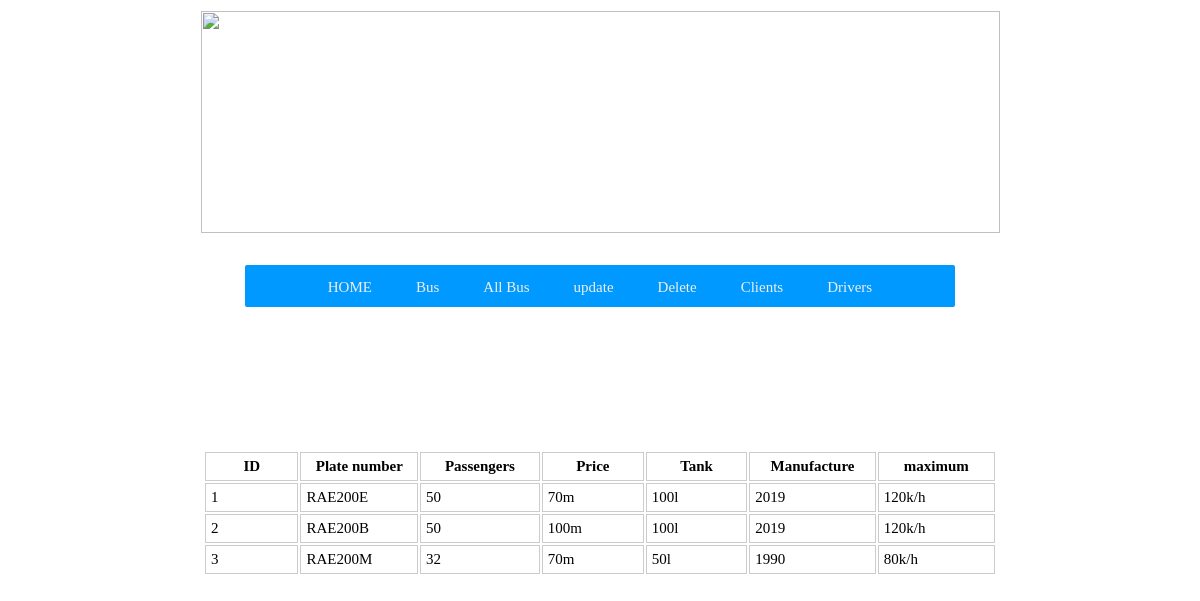
Screenshot of /view1.php with the database file from the repository.
### tables this page shows
CREATE TABLE IF NOT EXISTS `bus` (
  `bus_id` int(20) NOT NULL DEFAULT '0',
  `number_plate` varchar(200) NOT NULL,
  `passengers` varchar(200) NOT NULL,
  `cost` varchar(100) NOT NULL,
  `tank` varchar(200) NOT NULL,
  `manu` varchar(200) NOT NULL,
  `max` varchar(200) NOT NULL,
  PRIMARY KEY (`bus_id`)
);

### view1.php (the view, shortened to what this page needs)
<!DOCTYPE html>
<html>
<head>
    <link href="css.css"rel="stylesheet" type="text/css" />
</head>
<center>
<table border="0" bordercolor="#003399" height="222" width="799">
<tr>
<td width="800"><img src="bus.jpg" height="222" width="799"></td>
</tr>
</table>
</center>
</body>
<body>
<center>
<table border="0" width="800" height="25">
<tr>
<td width="300">
</td>
<td width="250">
</td>
<td width="150">
</td>
</tr>
</table>
</center>
</body>
<body>
<nav id="ddmenu">
<nav id="ddmenu">
    <ul>
       <li class="no-sub">
            <a class="top-heading" href="home.php">HOME</a>            </li>
<li class="no-sub">
            <a class="top-heading" href="new.php">Bus</a>            </li>
        <li class="no-sub">
            <a class="top-heading" href="view1.php">All Bus</a>           </li>
            <li class="no-sub">
            <a class="top-heading" href="update.php">update</a>           </li>
                   <li class="no-sub">
            <a class="top-heading" href="delete1.php">Delete</a>            </li>
            <li class="no-sub">
            <a class="top-heading" href="client.php">Clients</a>           </li>
            <li class="no-sub">
            <a class="top-heading" href="driver.php">Drivers</a>           </li>
    </ul>
</nav>
</body>
<body>
<center>
<table border="0" bordercolor="#003399" height="400" width="800">
<tr>
<td width="550">
<table border="0"  style="margin-top:11px; ">
<tr>
<th width="144" id="idd">ID</th>
<th width="144" id="idd">Plate number</th>
<th width="144" id="idd">Passengers</th>
<th width="144" id="idd">Price</th>
<th width="144" id="idd">Tank</th>
<th width="144" id="idd">Manufacture</th>
<th width="144" id="idd">maximum</th>
</tr>
<?php
$conn = mysqli_connect("localhost", "root", "", "kbs");
$sql = "select * from bus";
$result = $conn-> query($sql);
if ($result-> num_rows > 0)
{
while ($row = $result-> fetch_assoc ())
{
echo "<tr><td id=idd>". $row["bus_id"]. "</td><td id=idd>". $row["number_plate"]. "</td><td id=idd>". $row["passengers"]. "</td><td id=idd>". $row["cost"]. "</td><td id=idd>". $row["tank"]. "</td><td id=idd>". $row["manu"]. "</td><td id=idd>". $row["max"]. "</td></tr>";
}
echo "</table>";
}
else
{
echo "o result";
}
?>
</td>
</table>
</body>
</body>
<body>
</body>
</html>

### css.css (style rules this page uses)
#ddmenu { display:block; font-family: mtn brighter sans; text-align:center; letter-spacing:normal; }
#ddmenu ul { margin:0 auto; padding:0; text-align:center; width:60%; font-size:0; background:#0099FF; display:inline-block; list-style:none; position:relative; z-index:999990; border-radius:2px; padding-top:2px; }
#ddmenu li { margin:0; padding:0; font-size:15px; display:inline-block; 65 *display:inline; zoom:1; position:relative; color:#eeeeee; line-height:40px; transition:background-color 0.2s; outline:none; }
#ddmenu .top-heading { font-weight:normal; white-space:nowrap; margin:0 22px; color:inherit; text-decoration:none; display:inline-block; outline:0; cursor:pointer; }
#ddmenu li a, #ddmenu li a:link, #ddmenu li a:hover { color:inherit; }
#ddmenu li { border-radius:3px 3px 0 0; }

### view1.php (style rules this page uses)
#idd { padding:5px; border:1px solid #ccc; font-family: mtn Brighter sans; font-size:15px; }

### rows the page displays
bus: bus_id "1", number_plate "RAE200E", passengers "50", cost "70m", tank "100l", manu "2019", max "120k/h"
bus: bus_id "2", number_plate "RAE200B", passengers "50", cost "100m", tank "100l", manu "2019", max "120k/h"
bus: bus_id "3", number_plate "RAE200M", passengers "32", cost "70m", tank "50l", manu "1990", max "80k/h"
